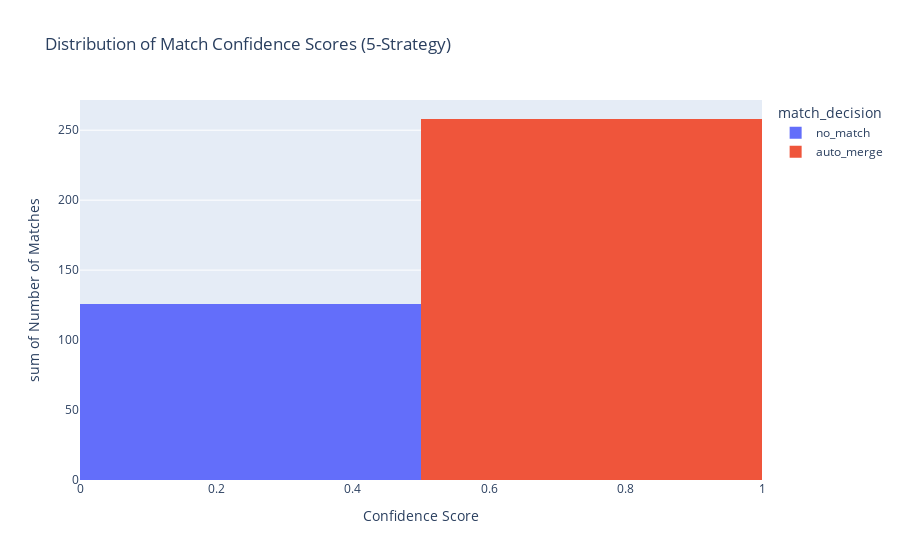

Source (notebook cell):
### Code cell
# Analyze confidence distribution
confidence_dist_sql = f"""
SELECT
  ROUND(combined_score, 1) as score_bucket,
  COUNT(*) as count,
  match_decision
FROM `{bq_helper.dataset_ref}.customers_with_embeddings_combined_matches`
GROUP BY score_bucket, match_decision
ORDER BY score_bucket
"""

confidence_dist = bq_helper.execute_query(confidence_dist_sql)
print("\n📊 Confidence Score Distribution:")
display(confidence_dist.head(10))

# Create confidence distribution plot
fig = px.histogram(
    confidence_dist,
    x='score_bucket',
    y='count',
    color='match_decision',
    title='Distribution of Match Confidence Scores (5-Strategy)',
    labels={'score_bucket': 'Confidence Score', 'count': 'Number of Matches'}
)
fig.show()

### Figure 1 — Plotly figure (JSON) as saved in the notebook; plotly's stock layout.template omitted (floating-point values rounded to 4 significant figures)
{"data": [{"bingroup": "x", "histfunc": "sum", "hovertemplate": "match_decision=no_match<br>Confidence Score=%{x}<br>sum of Number of Matches=%{y}<extra></extra>", "legendgroup": "no_match", "marker": {"color": "#636efa", "pattern": {"shape": ""}}, "name": "no_match", "orientation": "v", "showlegend": true, "type": "histogram", "x": [0.3, 0.4], "xaxis": "x", "y": [120, 6], "yaxis": "y"}, {"bingroup": "x", "histfunc": "sum", "hovertemplate": "match_decision=auto_merge<br>Confidence Score=%{x}<br>sum of Number of Matches=%{y}<extra></extra>", "legendgroup": "auto_merge", "marker": {"color": "#EF553B", "pattern": {"shape": ""}}, "name": "auto_merge", "orientation": "v", "showlegend": true, "type": "histogram", "x": [0.8, 0.9], "xaxis": "x", "y": [19, 239], "yaxis": "y"}], "layout": {"barmode": "relative", "legend": {"title": {"text": "match_decision"}, "tracegroupgap": 0}, "title": {"text": "Distribution of Match Confidence Scores (5-Strategy)"}, "xaxis": {"anchor": "y", "domain": [0, 1], "title": {"text": "Confidence Score"}}, "yaxis": {"anchor": "x", "domain": [0, 1], "title": {"text": "sum of Number of Matches"}}}}
